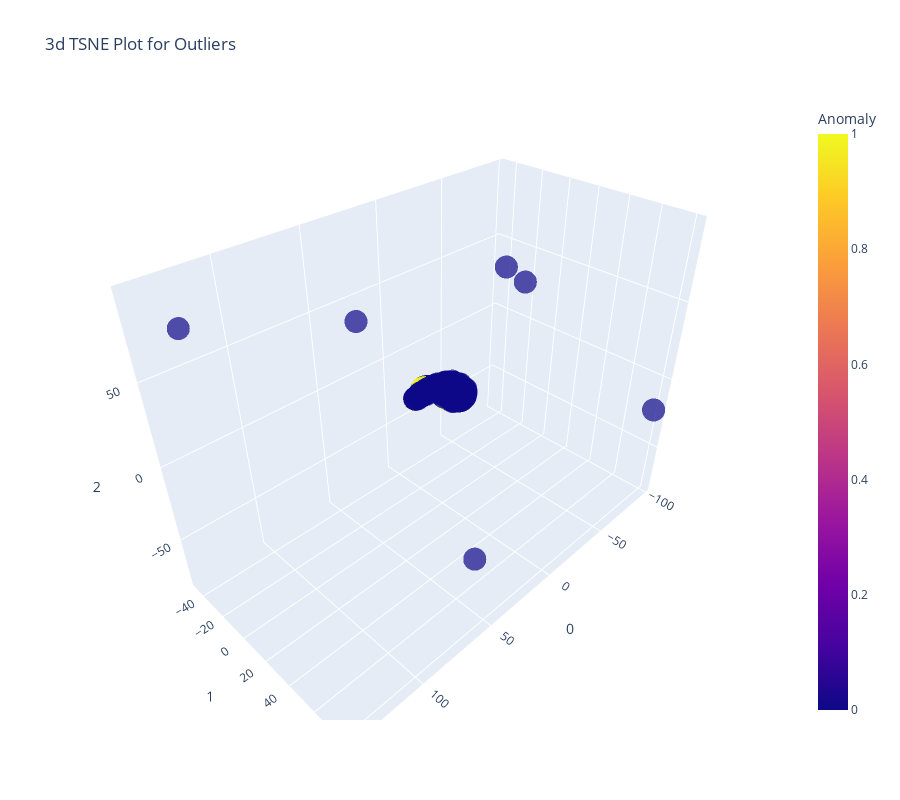

This figure's notebook cell:
### Markdown cell above
#### visualize high dimintion data using tsne

### Code cell
plot_model(anom_model, plot = 'tsne')

### Figure 1 — Plotly figure (JSON) as saved in the notebook; plotly's stock layout.template omitted (floating-point values rounded to 4 significant figures; data arrays with more than 128 entries replaced by an {"elided": "..."} marker saying what was removed)
{"data": [{"customdata": {"elided": "559x1 float values"}, "hovertemplate": "0=%{x}<br>1=%{y}<br>2=%{z}<br>Feature=%{customdata[0]}<br>Anomaly=%{marker.color}<extra></extra>", "legendgroup": "", "marker": {"color": {"elided": "559 int values"}, "coloraxis": "coloraxis", "opacity": 0.7, "symbol": "circle"}, "mode": "markers", "name": "", "scene": "scene", "showlegend": false, "type": "scatter3d", "x": {"elided": "559 float values"}, "y": {"elided": "559 float values"}, "z": {"elided": "559 float values"}}], "layout": {"coloraxis": {"colorbar": {"title": {"text": "Anomaly"}}, "colorscale": [[0, "#0d0887"], [0.1111, "#46039f"], [0.2222, "#7201a8"], [0.3333, "#9c179e"], [0.4444, "#bd3786"], [0.5556, "#d8576b"], [0.6667, "#ed7953"], [0.7778, "#fb9f3a"], [0.8889, "#fdca26"], [1, "#f0f921"]]}, "height": 800, "legend": {"tracegroupgap": 0}, "scene": {"domain": {"x": [0, 1], "y": [0, 1]}, "xaxis": {"title": {"text": "0"}}, "yaxis": {"title": {"text": "1"}}, "zaxis": {"title": {"text": "2"}}}, "title": {"text": "3d TSNE Plot for Outliers"}, "width": 900}}
